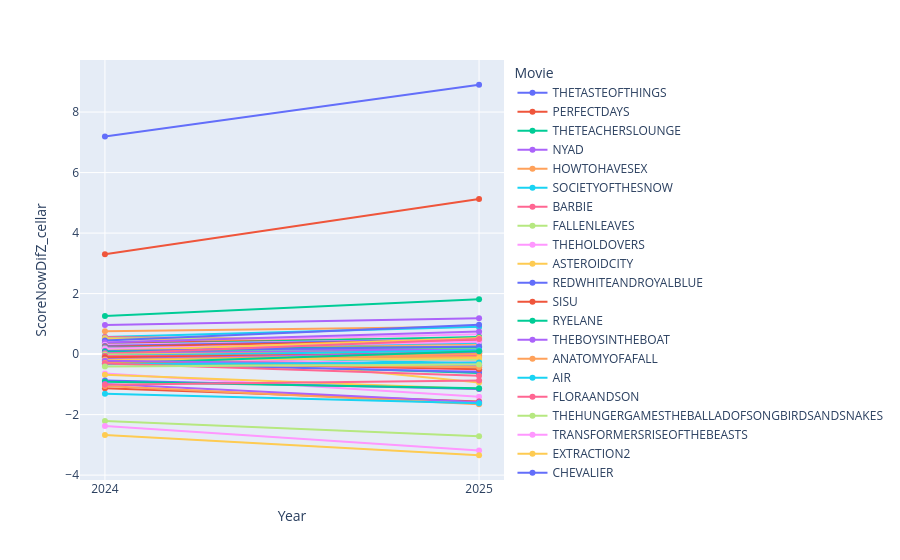

Write notebook code for a chart like this one.
### Code cell
fig = px.line(flat_cellar_long, x="year", y="ScoreNowDifZ_cellar",color="Movie", markers=True)
fig.update_layout(
    xaxis=dict(
        title = "Year",
        tickvals=[2024, 2025]
    )
)
fig.show()

### Figure 1 — Plotly figure (JSON) as saved in the notebook; plotly's stock layout.template omitted (floating-point values rounded to 4 significant figures)
{"data": [{"hovertemplate": "Movie=THETASTEOFTHINGS<br>year=%{x}<br>ScoreNowDifZ_cellar=%{y}<extra></extra>", "legendgroup": "THETASTEOFTHINGS", "line": {"color": "#636efa", "dash": "solid"}, "marker": {"symbol": "circle"}, "mode": "lines+markers", "name": "THETASTEOFTHINGS", "orientation": "v", "showlegend": true, "type": "scatter", "x": [2024, 2025], "xaxis": "x", "y": [7.194, 8.903], "yaxis": "y"}, {"hovertemplate": "Movie=PERFECTDAYS<br>year=%{x}<br>ScoreNowDifZ_cellar=%{y}<extra></extra>", "legendgroup": "PERFECTDAYS", "line": {"color": "#EF553B", "dash": "solid"}, "marker": {"symbol": "circle"}, "mode": "lines+markers", "name": "PERFECTDAYS", "orientation": "v", "showlegend": true, "type": "scatter", "x": [2024, 2025], "xaxis": "x", "y": [3.301, 5.123], "yaxis": "y"}, {"hovertemplate": "Movie=THETEACHERSLOUNGE<br>year=%{x}<br>ScoreNowDifZ_cellar=%{y}<extra></extra>", "legendgroup": "THETEACHERSLOUNGE", "line": {"color": "#00cc96", "dash": "solid"}, "marker": {"symbol": "circle"}, "mode": "lines+markers", "name": "THETEACHERSLOUNGE", "orientation": "v", "showlegend": true, "type": "scatter", "x": [2024, 2025], "xaxis": "x", "y": [1.262, 1.811], "yaxis": "y"}, {"hovertemplate": "Movie=NYAD<br>year=%{x}<br>ScoreNowDifZ_cellar=%{y}<extra></extra>", "legendgroup": "NYAD", "line": {"color": "#ab63fa", "dash": "solid"}, "marker": {"symbol": "circle"}, "mode": "lines+markers", "name": "NYAD", "orientation": "v", "showlegend": true, "type": "scatter", "x": [2024, 2025], "xaxis": "x", "y": [0.9605, 1.186], "yaxis": "y"}, {"hovertemplate": "Movie=HOWTOHAVESEX<br>year=%{x}<br>ScoreNowDifZ_cellar=%{y}<extra></extra>", "legendgroup": "HOWTOHAVESEX", "line": {"color": "#FFA15A", "dash": "solid"}, "marker": {"symbol": "circle"}, "mode": "lines+markers", "name": "HOWTOHAVESEX", "orientation": "v", "showlegend": true, "type": "scatter", "x": [2024, 2025], "xaxis": "x", "y": [0.7519, 0.9052], "yaxis": "y"}, {"hovertemplate": "Movie=SOCIETYOFTHESNOW<br>year=%{x}<br>ScoreNowDifZ_cellar=%{y}<extra></extra>", "legendgroup": "SOCIETYOFTHESNOW", "line": {"color": "#19d3f3", "dash": "solid"}, "marker": {"symbol": "circle"}, "mode": "lines+markers", "name": "SOCIETYOFTHESNOW", "orientation": "v", "showlegend": true, "type": "scatter", "x": [2024, 2025], "xaxis": "x", "y": [0.5666, 0.9052], "yaxis": "y"}, {"hovertemplate": "Movie=BARBIE<br>year=%{x}<br>ScoreNowDifZ_cellar=%{y}<extra></extra>", "legendgroup": "BARBIE", "line": {"color": "#FF6692", "dash": "solid"}, "marker": {"symbol": "circle"}, "mode": "lines+markers", "name": "BARBIE", "orientation": "v", "showlegend": true, "type": "scatter", "x": [2024, 2025], "xaxis": "x", "y": [0.5666, 0.4366], "yaxis": "y"}, {"hovertemplate": "Movie=FALLENLEAVES<br>year=%{x}<br>ScoreNowDifZ_cellar=%{y}<extra></extra>", "legendgroup": "FALLENLEAVES", "line": {"color": "#B6E880", "dash": "solid"}, "marker": {"symbol": "circle"}, "mode": "lines+markers", "name": "FALLENLEAVES", "orientation": "v", "showlegend": true, "type": "scatter", "x": [2024, 2025], "xaxis": "x", "y": [0.5202, 0.4991], "yaxis": "y"}, {"hovertemplate": "Movie=THEHOLDOVERS<br>year=%{x}<br>ScoreNowDifZ_cellar=%{y}<extra></extra>", "legendgroup": "THEHOLDOVERS", "line": {"color": "#FF97FF", "dash": "solid"}, "marker": {"symbol": "circle"}, "mode": "lines+markers", "name": "THEHOLDOVERS", "orientation": "v", "showlegend": true, "type": "scatter", "x": [2024, 2025], "xaxis": "x", "y": [0.3812, 0.6553], "yaxis": "y"}, {"hovertemplate": "Movie=ASTEROIDCITY<br>year=%{x}<br>ScoreNowDifZ_cellar=%{y}<extra></extra>", "legendgroup": "ASTEROIDCITY", "line": {"color": "#FECB52", "dash": "solid"}, "marker": {"symbol": "circle"}, "mode": "lines+markers", "name": "ASTEROIDCITY", "orientation": "v", "showlegend": true, "type": "scatter", "x": [2024, 2025], "xaxis": "x", "y": [0.497, 0.3741], "yaxis": "y"}, {"hovertemplate": "Movie=REDWHITEANDROYALBLUE<br>year=%{x}<br>ScoreNowDifZ_cellar=%{y}<extra></extra>", "legendgroup": "REDWHITEANDROYALBLUE", "line": {"color": "#636efa", "dash": "solid"}, "marker": {"symbol": "circle"}, "mode": "lines+markers", "name": "REDWHITEANDROYALBLUE", "orientation": "v", "showlegend": true, "type": "scatter", "x": [2024, 2025], "xaxis": "x", "y": [0.4507, 0.9677], "yaxis": "y"}, {"hovertemplate": "Movie=SISU<br>year=%{x}<br>ScoreNowDifZ_cellar=%{y}<extra></extra>", "legendgroup": "SISU", "line": {"color": "#EF553B", "dash": "solid"}, "marker": {"symbol": "circle"}, "mode": "lines+markers", "name": "SISU", "orientation": "v", "showlegend": true, "type": "scatter", "x": [2024, 2025], "xaxis": "x", "y": [0.358, 0.5303], "yaxis": "y"}, {"hovertemplate": "Movie=RYELANE<br>year=%{x}<br>ScoreNowDifZ_cellar=%{y}<extra></extra>", "legendgroup": "RYELANE", "line": {"color": "#00cc96", "dash": "solid"}, "marker": {"symbol": "circle"}, "mode": "lines+markers", "name": "RYELANE", "orientation": "v", "showlegend": true, "type": "scatter", "x": [2024, 2025], "xaxis": "x", "y": [0.3117, 0.5615], "yaxis": "y"}, {"hovertemplate": "Movie=THEBOYSINTHEBOAT<br>year=%{x}<br>ScoreNowDifZ_cellar=%{y}<extra></extra>", "legendgroup": "THEBOYSINTHEBOAT", "line": {"color": "#ab63fa", "dash": "solid"}, "marker": {"symbol": "circle"}, "mode": "lines+markers", "name": "THEBOYSINTHEBOAT", "orientation": "v", "showlegend": true, "type": "scatter", "x": [2024, 2025], "xaxis": "x", "y": [0.3812, 0.749], "yaxis": "y"}, {"hovertemplate": "Movie=ANATOMYOFAFALL<br>year=%{x}<br>ScoreNowDifZ_cellar=%{y}<extra></extra>", "legendgroup": "ANATOMYOFAFALL", "line": {"color": "#FFA15A", "dash": "solid"}, "marker": {"symbol": "circle"}, "mode": "lines+markers", "name": "ANATOMYOFAFALL", "orientation": "v", "showlegend": true, "type": "scatter", "x": [2024, 2025], "xaxis": "x", "y": [0.2653, 0.2491], "yaxis": "y"}, {"hovertemplate": "Movie=AIR<br>year=%{x}<br>ScoreNowDifZ_cellar=%{y}<extra></extra>", "legendgroup": "AIR", "line": {"color": "#19d3f3", "dash": "solid"}, "marker": {"symbol": "circle"}, "mode": "lines+markers", "name": "AIR", "orientation": "v", "showlegend": true, "type": "scatter", "x": [2024, 2025], "xaxis": "x", "y": [0.2653, 0.4678], "yaxis": "y"}, {"hovertemplate": "Movie=FLORAANDSON<br>year=%{x}<br>ScoreNowDifZ_cellar=%{y}<extra></extra>", "legendgroup": "FLORAANDSON", "line": {"color": "#FF6692", "dash": "solid"}, "marker": {"symbol": "circle"}, "mode": "lines+markers", "name": "FLORAANDSON", "orientation": "v", "showlegend": true, "type": "scatter", "x": [2024, 2025], "xaxis": "x", "y": [0.2653, 0.4366], "yaxis": "y"}, {"hovertemplate": "Movie=THEHUNGERGAMESTHEBALLADOFSONGBIRDSANDSNAKES<br>year=%{x}<br>ScoreNowDifZ_cellar=%{y}<extra></extra>", "legendgroup": "THEHUNGERGAMESTHEBALLADOFSONGBIRDSANDSNAKES", "line": {"color": "#B6E880", "dash": "solid"}, "marker": {"symbol": "circle"}, "mode": "lines+markers", "name": "THEHUNGERGAMESTHEBALLADOFSONGBIRDSANDSNAKES", "orientation": "v", "showlegend": true, "type": "scatter", "x": [2024, 2025], "xaxis": "x", "y": [0.2885, 0.1554], "yaxis": "y"}, {"hovertemplate": "Movie=TRANSFORMERSRISEOFTHEBEASTS<br>year=%{x}<br>ScoreNowDifZ_cellar=%{y}<extra></extra>", "legendgroup": "TRANSFORMERSRISEOFTHEBEASTS", "line": {"color": "#FF97FF", "dash": "solid"}, "marker": {"symbol": "circle"}, "mode": "lines+markers", "name": "TRANSFORMERSRISEOFTHEBEASTS", "orientation": "v", "showlegend": true, "type": "scatter", "x": [2024, 2025], "xaxis": "x", "y": [0.3117, 0.4991], "yaxis": "y"}, {"hovertemplate": "Movie=EXTRACTION2<br>year=%{x}<br>ScoreNowDifZ_cellar=%{y}<extra></extra>", "legendgroup": "EXTRACTION2", "line": {"color": "#FECB52", "dash": "solid"}, "marker": {"symbol": "circle"}, "mode": "lines+markers", "name": "EXTRACTION2", "orientation": "v", "showlegend": true, "type": "scatter", "x": [2024, 2025], "xaxis": "x", "y": [0.2653, -0.938], "yaxis": "y"}, {"hovertemplate": "Movie=CHEVALIER<br>year=%{x}<br>ScoreNowDifZ_cellar=%{y}<extra></extra>", "legendgroup": "CHEVALIER", "line": {"color": "#636efa", "dash": "solid"}, "marker": {"symbol": "circle"}, "mode": "lines+markers", "name": "CHEVALIER", "orientation": "v", "showlegend": true, "type": "scatter", "x": [2024, 2025], "xaxis": "x", "y": [0.2653, 0.4991], "yaxis": "y"}, {"hovertemplate": "Movie=AHAUNTINGINVENICE<br>year=%{x}<br>ScoreNowDifZ_cellar=%{y}<extra></extra>", "legendgroup": "AHAUNTINGINVENICE", "line": {"color": "#EF553B", "dash": "solid"}, "marker": {"symbol": "circle"}, "mode": "lines+markers", "name": "AHAUNTINGINVENICE", "orientation": "v", "showlegend": true, "type": "scatter", "x": [2024, 2025], "xaxis": "x", "y": [0.2422, 0.4678], "yaxis": "y"}, {"hovertemplate": "Movie=RENFIELD<br>year=%{x}<br>ScoreNowDifZ_cellar=%{y}<extra></extra>", "legendgroup": "RENFIELD", "line": {"color": "#00cc96", "dash": "solid"}, "marker": {"symbol": "circle"}, "mode": "lines+markers", "name": "RENFIELD", "orientation": "v", "showlegend": true, "type": "scatter", "x": [2024, 2025], "xaxis": "x", "y": [0.219, 0.2179], "yaxis": "y"}, {"hovertemplate": "Movie=COCAINEBEAR<br>year=%{x}<br>ScoreNowDifZ_cellar=%{y}<extra></extra>", "legendgroup": "COCAINEBEAR", "line": {"color": "#ab63fa", "dash": "solid"}, "marker": {"symbol": "circle"}, "mode": "lines+markers", "name": "COCAINEBEAR", "orientation": "v", "showlegend": true, "type": "scatter", "x": [2024, 2025], "xaxis": "x", "y": [0.219, 0.1242], "yaxis": "y"}, {"hovertemplate": "Movie=LEAVETHEWORLDBEHIND<br>year=%{x}<br>ScoreNowDifZ_cellar=%{y}<extra></extra>", "legendgroup": "LEAVETHEWORLDBEHIND", "line": {"color": "#FFA15A", "dash": "solid"}, "marker": {"symbol": "circle"}, "mode": "lines+markers", "name": "LEAVETHEWORLDBEHIND", "orientation": "v", "showlegend": true, "type": "scatter", "x": [2024, 2025], "xaxis": "x", "y": [0.1958, 0.3429], "yaxis": "y"}, {"hovertemplate": "Movie=FASTX<br>year=%{x}<br>ScoreNowDifZ_cellar=%{y}<extra></extra>", "legendgroup": "FASTX", "line": {"color": "#19d3f3", "dash": "solid"}, "marker": {"symbol": "circle"}, "mode": "lines+markers", "name": "FASTX", "orientation": "v", "showlegend": true, "type": "scatter", "x": [2024, 2025], "xaxis": "x", "y": [0.1958, 0.3741], "yaxis": "y"}, {"hovertemplate": "Movie=LOCAPITANO<br>year=%{x}<br>ScoreNowDifZ_cellar=%{y}<extra></extra>", "legendgroup": "LOCAPITANO", "line": {"color": "#FF6692", "dash": "solid"}, "marker": {"symbol": "circle"}, "mode": "lines+markers", "name": "LOCAPITANO", "orientation": "v", "showlegend": true, "type": "scatter", "x": [2024, 2025], "xaxis": "x", "y": [0.1726, 0.4366], "yaxis": "y"}, {"hovertemplate": "Movie=SCREAMVI<br>year=%{x}<br>ScoreNowDifZ_cellar=%{y}<extra></extra>", "legendgroup": "SCREAMVI", "line": {"color": "#B6E880", "dash": "solid"}, "marker": {"symbol": "circle"}, "mode": "lines+markers", "name": "SCREAMVI", "orientation": "v", "showlegend": true, "type": "scatter", "x": [2024, 2025], "xaxis": "x", "y": [0.1726, -0.03202], "yaxis": "y"}, {"hovertemplate": "Movie=FLAMINHOT<br>year=%{x}<br>ScoreNowDifZ_cellar=%{y}<extra></extra>", "legendgroup": "FLAMINHOT", "line": {"color": "#FF97FF", "dash": "solid"}, "marker": {"symbol": "circle"}, "mode": "lines+markers", "name": "FLAMINHOT", "orientation": "v", "showlegend": true, "type": "scatter", "x": [2024, 2025], "xaxis": "x", "y": [0.1726, 0.4053], "yaxis": "y"}, {"hovertemplate": "Movie=PASTLIVES<br>year=%{x}<br>ScoreNowDifZ_cellar=%{y}<extra></extra>", "legendgroup": "PASTLIVES", "line": {"color": "#FECB52", "dash": "solid"}, "marker": {"symbol": "circle"}, "mode": "lines+markers", "name": "PASTLIVES", "orientation": "v", "showlegend": true, "type": "scatter", "x": [2024, 2025], "xaxis": "x", "y": [0.1031, 0.5303], "yaxis": "y"}, {"hovertemplate": "Movie=GUARDIANSOFTHEGALAXYVOL3<br>year=%{x}<br>ScoreNowDifZ_cellar=%{y}<extra></extra>", "legendgroup": "GUARDIANSOFTHEGALAXYVOL3", "line": {"color": "#636efa", "dash": "solid"}, "marker": {"symbol": "circle"}, "mode": "lines+markers", "name": "GUARDIANSOFTHEGALAXYVOL3", "orientation": "v", "showlegend": true, "type": "scatter", "x": [2024, 2025], "xaxis": "x", "y": [0.1031, 0.2491], "yaxis": "y"}, {"hovertemplate": "Movie=SPIDERMANACROSSTHESPIDERVERSE<br>year=%{x}<br>ScoreNowDifZ_cellar=%{y}<extra></extra>", "legendgroup": "SPIDERMANACROSSTHESPIDERVERSE", "line": {"color": "#EF553B", "dash": "solid"}, "marker": {"symbol": "circle"}, "mode": "lines+markers", "name": "SPIDERMANACROSSTHESPIDERVERSE", "orientation": "v", "showlegend": true, "type": "scatter", "x": [2024, 2025], "xaxis": "x", "y": [0.05677, 0.09294], "yaxis": "y"}, {"hovertemplate": "Movie=THELASTVOYAGEOFTHEDEMETER<br>year=%{x}<br>ScoreNowDifZ_cellar=%{y}<extra></extra>", "legendgroup": "THELASTVOYAGEOFTHEDEMETER", "line": {"color": "#00cc96", "dash": "solid"}, "marker": {"symbol": "circle"}, "mode": "lines+markers", "name": "THELASTVOYAGEOFTHEDEMETER", "orientation": "v", "showlegend": true, "type": "scatter", "x": [2024, 2025], "xaxis": "x", "y": [0.07995, 0.09294], "yaxis": "y"}, {"hovertemplate": "Movie=CREEDIII<br>year=%{x}<br>ScoreNowDifZ_cellar=%{y}<extra></extra>", "legendgroup": "CREEDIII", "line": {"color": "#ab63fa", "dash": "solid"}, "marker": {"symbol": "circle"}, "mode": "lines+markers", "name": "CREEDIII", "orientation": "v", "showlegend": true, "type": "scatter", "x": [2024, 2025], "xaxis": "x", "y": [0.0336, 0.1242], "yaxis": "y"}, {"hovertemplate": "Movie=AMERICANFICTION<br>year=%{x}<br>ScoreNowDifZ_cellar=%{y}<extra></extra>", "legendgroup": "AMERICANFICTION", "line": {"color": "#FFA15A", "dash": "solid"}, "marker": {"symbol": "circle"}, "mode": "lines+markers", "name": "AMERICANFICTION", "orientation": "v", "showlegend": true, "type": "scatter", "x": [2024, 2025], "xaxis": "x", "y": [-0.01274, 0.09294], "yaxis": "y"}, {"hovertemplate": "Movie=ELCONDE<br>year=%{x}<br>ScoreNowDifZ_cellar=%{y}<extra></extra>", "legendgroup": "ELCONDE", "line": {"color": "#19d3f3", "dash": "solid"}, "marker": {"symbol": "circle"}, "mode": "lines+markers", "name": "ELCONDE", "orientation": "v", "showlegend": true, "type": "scatter", "x": [2024, 2025], "xaxis": "x", "y": [0.01043, -0.3132], "yaxis": "y"}, {"hovertemplate": "Movie=BOSTONSTRANGLER<br>year=%{x}<br>ScoreNowDifZ_cellar=%{y}<extra></extra>", "legendgroup": "BOSTONSTRANGLER", "line": {"color": "#FF6692", "dash": "solid"}, "marker": {"symbol": "circle"}, "mode": "lines+markers", "name": "BOSTONSTRANGLER", "orientation": "v", "showlegend": true, "type": "scatter", "x": [2024, 2025], "xaxis": "x", "y": [0.01043, 0.4991], "yaxis": "y"}, {"hovertemplate": "Movie=BEAUISAFRAID<br>year=%{x}<br>ScoreNowDifZ_cellar=%{y}<extra></extra>", "legendgroup": "BEAUISAFRAID", "line": {"color": "#B6E880", "dash": "solid"}, "marker": {"symbol": "circle"}, "mode": "lines+markers", "name": "BEAUISAFRAID", "orientation": "v", "showlegend": true, "type": "scatter", "x": [2024, 2025], "xaxis": "x", "y": [-0.01274, 0.03046], "yaxis": "y"}, {"hovertemplate": "Movie=GODLAND<br>year=%{x}<br>ScoreNowDifZ_cellar=%{y}<extra></extra>", "legendgroup": "GODLAND", "line": {"color": "#FF97FF", "dash": "solid"}, "marker": {"symbol": "circle"}, "mode": "lines+markers", "name": "GODLAND", "orientation": "v", "showlegend": true, "type": "scatter", "x": [2024, 2025], "xaxis": "x", "y": [-0.05909, -0.2195], "yaxis": "y"}, {"hovertemplate": "Movie=MISSIONIMPOSSIBLEDEADRECKONINGPT1<br>year=%{x}<br>ScoreNowDifZ_cellar=%{y}<extra></extra>", "legendgroup": "MISSIONIMPOSSIBLEDEADRECKONINGPT1", "line": {"color": "#FECB52", "dash": "solid"}, "marker": {"symbol": "circle"}, "mode": "lines+markers", "name": "MISSIONIMPOSSIBLEDEADRECKONINGPT1", "orientation": "v", "showlegend": true, "type": "scatter", "x": [2024, 2025], "xaxis": "x", "y": [-0.08226, -0.4381], "yaxis": "y"}, {"hovertemplate": "Movie=SALTBURN<br>year=%{x}<br>ScoreNowDifZ_cellar=%{y}<extra></extra>", "legendgroup": "SALTBURN", "line": {"color": "#636efa", "dash": "solid"}, "marker": {"symbol": "circle"}, "mode": "lines+markers", "name": "SALTBURN", "orientation": "v", "showlegend": true, "type": "scatter", "x": [2024, 2025], "xaxis": "x", "y": [-0.05909, -0.0945], "yaxis": "y"}, {"hovertemplate": "Movie=THECREATOR<br>year=%{x}<br>ScoreNowDifZ_cellar=%{y}<extra></extra>", "legendgroup": "THECREATOR", "line": {"color": "#EF553B", "dash": "solid"}, "marker": {"symbol": "circle"}, "mode": "lines+markers", "name": "THECREATOR", "orientation": "v", "showlegend": true, "type": "scatter", "x": [2024, 2025], "xaxis": "x", "y": [-0.05909, -0.0945], "yaxis": "y"}, {"hovertemplate": "Movie=DANDDHONORAMONGTHIEVES<br>year=%{x}<br>ScoreNowDifZ_cellar=%{y}<extra></extra>", "legendgroup": "DANDDHONORAMONGTHIEVES", "line": {"color": "#00cc96", "dash": "solid"}, "marker": {"symbol": "circle"}, "mode": "lines+markers", "name": "DANDDHONORAMONGTHIEVES", "orientation": "v", "showlegend": true, "type": "scatter", "x": [2024, 2025], "xaxis": "x", "y": [-0.08226, -0.03202], "yaxis": "y"}, {"hovertemplate": "Movie=BLACKBERRY<br>year=%{x}<br>ScoreNowDifZ_cellar=%{y}<extra></extra>", "legendgroup": "BLACKBERRY", "line": {"color": "#ab63fa", "dash": "solid"}, "marker": {"symbol": "circle"}, "mode": "lines+markers", "name": "BLACKBERRY", "orientation": "v", "showlegend": true, "type": "scatter", "x": [2024, 2025], "xaxis": "x", "y": [-0.1054, -0.3757], "yaxis": "y"}, {"hovertemplate": "Movie=GODZILLAMINUSONE<br>year=%{x}<br>ScoreNowDifZ_cellar=%{y}<extra></extra>", "legendgroup": "GODZILLAMINUSONE", "line": {"color": "#FFA15A", "dash": "solid"}, "marker": {"symbol": "circle"}, "mode": "lines+markers", "name": "GODZILLAMINUSONE", "orientation": "v", "showlegend": true, "type": "scatter", "x": [2024, 2025], "xaxis": "x", "y": [-0.1286, -0.06326], "yaxis": "y"}, {"hovertemplate": "Movie=INDIANAJONESANDTHEDIALOFDESTINY<br>year=%{x}<br>ScoreNowDifZ_cellar=%{y}<extra></extra>", "legendgroup": "INDIANAJONESANDTHEDIALOFDESTINY", "line": {"color": "#19d3f3", "dash": "solid"}, "marker": {"symbol": "circle"}, "mode": "lines+markers", "name": "INDIANAJONESANDTHEDIALOFDESTINY", "orientation": "v", "showlegend": true, "type": "scatter", "x": [2024, 2025], "xaxis": "x", "y": [-0.05909, 0.1242], "yaxis": "y"}, {"hovertemplate": "Movie=KNOCKATTHECABIN<br>year=%{x}<br>ScoreNowDifZ_cellar=%{y}<extra></extra>", "legendgroup": "KNOCKATTHECABIN", "line": {"color": "#FF6692", "dash": "solid"}, "marker": {"symbol": "circle"}, "mode": "lines+markers", "name": "KNOCKATTHECABIN", "orientation": "v", "showlegend": true, "type": "scatter", "x": [2024, 2025], "xaxis": "x", "y": [-0.05909, -0.03202], "yaxis": "y"}, {"hovertemplate": "Movie=JOHNWICK4<br>year=%{x}<br>ScoreNowDifZ_cellar=%{y}<extra></extra>", "legendgroup": "JOHNWICK4", "line": {"color": "#B6E880", "dash": "solid"}, "marker": {"symbol": "circle"}, "mode": "lines+markers", "name": "JOHNWICK4", "orientation": "v", "showlegend": true, "type": "scatter", "x": [2024, 2025], "xaxis": "x", "y": [-0.1518, -0.1882], "yaxis": "y"}, {"hovertemplate": "Movie=MAYDECEMBER<br>year=%{x}<br>ScoreNowDifZ_cellar=%{y}<extra></extra>", "legendgroup": "MAYDECEMBER", "line": {"color": "#FF97FF", "dash": "solid"}, "marker": {"symbol": "circle"}, "mode": "lines+markers", "name": "MAYDECEMBER", "orientation": "v", "showlegend": true, "type": "scatter", "x": [2024, 2025], "xaxis": "x", "y": [-0.1518, -0.3444], "yaxis": "y"}, {"hovertemplate": "Movie=TETRIS<br>year=%{x}<br>ScoreNowDifZ_cellar=%{y}<extra></extra>", "legendgroup": "TETRIS", "line": {"color": "#FECB52", "dash": "solid"}, "marker": {"symbol": "circle"}, "mode": "lines+markers", "name": "TETRIS", "orientation": "v", "showlegend": true, "type": "scatter", "x": [2024, 2025], "xaxis": "x", "y": [-0.1286, 0.03046], "yaxis": "y"}, {"hovertemplate": "Movie=BOTTOMS<br>year=%{x}<br>ScoreNowDifZ_cellar=%{y}<extra></extra>", "legendgroup": "BOTTOMS", "line": {"color": "#636efa", "dash": "solid"}, "marker": {"symbol": "circle"}, "mode": "lines+markers", "name": "BOTTOMS", "orientation": "v", "showlegend": true, "type": "scatter", "x": [2024, 2025], "xaxis": "x", "y": [-0.1518, 0.0617], "yaxis": "y"}, {"hovertemplate": "Movie=NAPOLEON<br>year=%{x}<br>ScoreNowDifZ_cellar=%{y}<extra></extra>", "legendgroup": "NAPOLEON", "line": {"color": "#EF553B", "dash": "solid"}, "marker": {"symbol": "circle"}, "mode": "lines+markers", "name": "NAPOLEON", "orientation": "v", "showlegend": true, "type": "scatter", "x": [2024, 2025], "xaxis": "x", "y": [-0.1054, 0.03046], "yaxis": "y"}, {"hovertemplate": "Movie=OPPENHEIMER<br>year=%{x}<br>ScoreNowDifZ_cellar=%{y}<extra></extra>", "legendgroup": "OPPENHEIMER", "line": {"color": "#00cc96", "dash": "solid"}, "marker": {"symbol": "circle"}, "mode": "lines+markers", "name": "OPPENHEIMER", "orientation": "v", "showlegend": true, "type": "scatter", "x": [2024, 2025], "xaxis": "x", "y": [-0.2213, -0.6256], "yaxis": "y"}, {"hovertemplate": "Movie=GRANTURISMO<br>year=%{x}<br>ScoreNowDifZ_cellar=%{y}<extra></extra>", "legendgroup": "GRANTURISMO", "line": {"color": "#ab63fa", "dash": "solid"}, "marker": {"symbol": "circle"}, "mode": "lines+markers", "name": "GRANTURISMO", "orientation": "v", "showlegend": true, "type": "scatter", "x": [2024, 2025], "xaxis": "x", "y": [-0.175, 0.0617], "yaxis": "y"}, {"hovertemplate": "Movie=CASSANDRO<br>year=%{x}<br>ScoreNowDifZ_cellar=%{y}<extra></extra>", "legendgroup": "CASSANDRO", "line": {"color": "#FFA15A", "dash": "solid"}, "marker": {"symbol": "circle"}, "mode": "lines+markers", "name": "CASSANDRO", "orientation": "v", "showlegend": true, "type": "scatter", "x": [2024, 2025], "xaxis": "x", "y": [-0.1981, -0.000781], "yaxis": "y"}, {"hovertemplate": "Movie=TALKTOME<br>year=%{x}<br>ScoreNowDifZ_cellar=%{y}<extra></extra>", "legendgroup": "TALKTOME", "line": {"color": "#19d3f3", "dash": "solid"}, "marker": {"symbol": "circle"}, "mode": "lines+markers", "name": "TALKTOME", "orientation": "v", "showlegend": true, "type": "scatter", "x": [2024, 2025], "xaxis": "x", "y": [-0.2213, -0.5006], "yaxis": "y"}, {"hovertemplate": "Movie=M3GAN<br>year=%{x}<br>ScoreNowDifZ_cellar=%{y}<extra></extra>", "legendgroup": "M3GAN", "line": {"color": "#FF6692", "dash": "solid"}, "marker": {"symbol": "circle"}, "mode": "lines+markers", "name": "M3GAN", "orientation": "v", "showlegend": true, "type": "scatter", "x": [2024, 2025], "xaxis": "x", "y": [-0.1981, -0.3757], "yaxis": "y"}, {"hovertemplate": "Movie=THEKILLER<br>year=%{x}<br>ScoreNowDifZ_cellar=%{y}<extra></extra>", "legendgroup": "THEKILLER", "line": {"color": "#B6E880", "dash": "solid"}, "marker": {"symbol": "circle"}, "mode": "lines+markers", "name": "THEKILLER", "orientation": "v", "showlegend": true, "type": "scatter", "x": [2024, 2025], "xaxis": "x", "y": [-0.2213, -0.4069], "yaxis": "y"}, {"hovertemplate": "Movie=AREYOUTHEREGODITSMEMARGARET<br>year=%{x}<br>ScoreNowDifZ_cellar=%{y}<extra></extra>", "legendgroup": "AREYOUTHEREGODITSMEMARGARET", "line": {"color": "#FF97FF", "dash": "solid"}, "marker": {"symbol": "circle"}, "mode": "lines+markers", "name": "AREYOUTHEREGODITSMEMARGARET", "orientation": "v", "showlegend": true, "type": "scatter", "x": [2024, 2025], "xaxis": "x", "y": [-0.2676, -0.5319], "yaxis": "y"}, {"hovertemplate": "Movie=THELITTLEMERMAID<br>year=%{x}<br>ScoreNowDifZ_cellar=%{y}<extra></extra>", "legendgroup": "THELITTLEMERMAID", "line": {"color": "#FECB52", "dash": "solid"}, "marker": {"symbol": "circle"}, "mode": "lines+markers", "name": "THELITTLEMERMAID", "orientation": "v", "showlegend": true, "type": "scatter", "x": [2024, 2025], "xaxis": "x", "y": [-0.1981, -0.1257], "yaxis": "y"}, {"hovertemplate": "Movie=KILLERSOFTHEFLOWERMOON<br>year=%{x}<br>ScoreNowDifZ_cellar=%{y}<extra></extra>", "legendgroup": "KILLERSOFTHEFLOWERMOON", "line": {"color": "#636efa", "dash": "solid"}, "marker": {"symbol": "circle"}, "mode": "lines+markers", "name": "KILLERSOFTHEFLOWERMOON", "orientation": "v", "showlegend": true, "type": "scatter", "x": [2024, 2025], "xaxis": "x", "y": [-0.314, -0.5943], "yaxis": "y"}, {"hovertemplate": "Movie=BLUEBEETLE<br>year=%{x}<br>ScoreNowDifZ_cellar=%{y}<extra></extra>", "legendgroup": "BLUEBEETLE", "line": {"color": "#EF553B", "dash": "solid"}, "marker": {"symbol": "circle"}, "mode": "lines+markers", "name": "BLUEBEETLE", "orientation": "v", "showlegend": true, "type": "scatter", "x": [2024, 2025], "xaxis": "x", "y": [-0.2445, -0.5006], "yaxis": "y"}, {"hovertemplate": "Movie=PRISCILLA<br>year=%{x}<br>ScoreNowDifZ_cellar=%{y}<extra></extra>", "legendgroup": "PRISCILLA", "line": {"color": "#00cc96", "dash": "solid"}, "marker": {"symbol": "circle"}, "mode": "lines+markers", "name": "PRISCILLA", "orientation": "v", "showlegend": true, "type": "scatter", "x": [2024, 2025], "xaxis": "x", "y": [-0.314, 0.09294], "yaxis": "y"}, {"hovertemplate": "Movie=SHAZAMFURYOFTHEGODS<br>year=%{x}<br>ScoreNowDifZ_cellar=%{y}<extra></extra>", "legendgroup": "SHAZAMFURYOFTHEGODS", "line": {"color": "#ab63fa", "dash": "solid"}, "marker": {"symbol": "circle"}, "mode": "lines+markers", "name": "SHAZAMFURYOFTHEGODS", "orientation": "v", "showlegend": true, "type": "scatter", "x": [2024, 2025], "xaxis": "x", "y": [-0.2213, -0.3757], "yaxis": "y"}, {"hovertemplate": "Movie=ANYONEBUTYOU<br>year=%{x}<br>ScoreNowDifZ_cellar=%{y}<extra></extra>", "legendgroup": "ANYONEBUTYOU", "line": {"color": "#FFA15A", "dash": "solid"}, "marker": {"symbol": "circle"}, "mode": "lines+markers", "name": "ANYONEBUTYOU", "orientation": "v", "showlegend": true, "type": "scatter", "x": [2024, 2025], "xaxis": "x", "y": [-0.2908, -0.4381], "yaxis": "y"}, {"hovertemplate": "Movie=EILEEN<br>year=%{x}<br>ScoreNowDifZ_cellar=%{y}<extra></extra>", "legendgroup": "EILEEN", "line": {"color": "#19d3f3", "dash": "solid"}, "marker": {"symbol": "circle"}, "mode": "lines+markers", "name": "EILEEN", "orientation": "v", "showlegend": true, "type": "scatter", "x": [2024, 2025], "xaxis": "x", "y": [-0.3372, -0.2819], "yaxis": "y"}, {"hovertemplate": "Movie=THEFLASH<br>year=%{x}<br>ScoreNowDifZ_cellar=%{y}<extra></extra>", "legendgroup": "THEFLASH", "line": {"color": "#FF6692", "dash": "solid"}, "marker": {"symbol": "circle"}, "mode": "lines+markers", "name": "THEFLASH", "orientation": "v", "showlegend": true, "type": "scatter", "x": [2024, 2025], "xaxis": "x", "y": [-0.314, -0.7193], "yaxis": "y"}, {"hovertemplate": "Movie=THEEQUALIZER3<br>year=%{x}<br>ScoreNowDifZ_cellar=%{y}<extra></extra>", "legendgroup": "THEEQUALIZER3", "line": {"color": "#B6E880", "dash": "solid"}, "marker": {"symbol": "circle"}, "mode": "lines+markers", "name": "THEEQUALIZER3", "orientation": "v", "showlegend": true, "type": "scatter", "x": [2024, 2025], "xaxis": "x", "y": [-0.4067, -0.3444], "yaxis": "y"}, {"hovertemplate": "Movie=THEMARVELS<br>year=%{x}<br>ScoreNowDifZ_cellar=%{y}<extra></extra>", "legendgroup": "THEMARVELS", "line": {"color": "#FF97FF", "dash": "solid"}, "marker": {"symbol": "circle"}, "mode": "lines+markers", "name": "THEMARVELS", "orientation": "v", "showlegend": true, "type": "scatter", "x": [2024, 2025], "xaxis": "x", "y": [-0.6384, -1.407], "yaxis": "y"}, {"hovertemplate": "Movie=ANTMANANDTHEWASPQUANTUMANIA<br>year=%{x}<br>ScoreNowDifZ_cellar=%{y}<extra></extra>", "legendgroup": "ANTMANANDTHEWASPQUANTUMANIA", "line": {"color": "#FECB52", "dash": "solid"}, "marker": {"symbol": "circle"}, "mode": "lines+markers", "name": "ANTMANANDTHEWASPQUANTUMANIA", "orientation": "v", "showlegend": true, "type": "scatter", "x": [2024, 2025], "xaxis": "x", "y": [-0.6847, -1.157], "yaxis": "y"}, {"hovertemplate": "Movie=RUSTIN<br>year=%{x}<br>ScoreNowDifZ_cellar=%{y}<extra></extra>", "legendgroup": "RUSTIN", "line": {"color": "#636efa", "dash": "solid"}, "marker": {"symbol": "circle"}, "mode": "lines+markers", "name": "RUSTIN", "orientation": "v", "showlegend": true, "type": "scatter", "x": [2024, 2025], "xaxis": "x", "y": [-0.8701, -1.157], "yaxis": "y"}, {"hovertemplate": "Movie=ALLOFUSSTRANGERS<br>year=%{x}<br>ScoreNowDifZ_cellar=%{y}<extra></extra>", "legendgroup": "ALLOFUSSTRANGERS", "line": {"color": "#EF553B", "dash": "solid"}, "marker": {"symbol": "circle"}, "mode": "lines+markers", "name": "ALLOFUSSTRANGERS", "orientation": "v", "showlegend": true, "type": "scatter", "x": [2024, 2025], "xaxis": "x", "y": [-1.125, -1.563], "yaxis": "y"}, {"hovertemplate": "Movie=MAESTRO<br>year=%{x}<br>ScoreNowDifZ_cellar=%{y}<extra></extra>", "legendgroup": "MAESTRO", "line": {"color": "#00cc96", "dash": "solid"}, "marker": {"symbol": "circle"}, "mode": "lines+markers", "name": "MAESTRO", "orientation": "v", "showlegend": true, "type": "scatter", "x": [2024, 2025], "xaxis": "x", "y": [-0.9165, -1.125], "yaxis": "y"}, {"hovertemplate": "Movie=FERRARI<br>year=%{x}<br>ScoreNowDifZ_cellar=%{y}<extra></extra>", "legendgroup": "FERRARI", "line": {"color": "#ab63fa", "dash": "solid"}, "marker": {"symbol": "circle"}, "mode": "lines+markers", "name": "FERRARI", "orientation": "v", "showlegend": true, "type": "scatter", "x": [2024, 2025], "xaxis": "x", "y": [-0.986, -1.594], "yaxis": "y"}, {"hovertemplate": "Movie=WONKA<br>year=%{x}<br>ScoreNowDifZ_cellar=%{y}<extra></extra>", "legendgroup": "WONKA", "line": {"color": "#FFA15A", "dash": "solid"}, "marker": {"symbol": "circle"}, "mode": "lines+markers", "name": "WONKA", "orientation": "v", "showlegend": true, "type": "scatter", "x": [2024, 2025], "xaxis": "x", "y": [-1.056, -1.657], "yaxis": "y"}, {"hovertemplate": "Movie=THEIRONCLAW<br>year=%{x}<br>ScoreNowDifZ_cellar=%{y}<extra></extra>", "legendgroup": "THEIRONCLAW", "line": {"color": "#19d3f3", "dash": "solid"}, "marker": {"symbol": "circle"}, "mode": "lines+markers", "name": "THEIRONCLAW", "orientation": "v", "showlegend": true, "type": "scatter", "x": [2024, 2025], "xaxis": "x", "y": [-1.31, -1.625], "yaxis": "y"}, {"hovertemplate": "Movie=GOLDA<br>year=%{x}<br>ScoreNowDifZ_cellar=%{y}<extra></extra>", "legendgroup": "GOLDA", "line": {"color": "#FF6692", "dash": "solid"}, "marker": {"symbol": "circle"}, "mode": "lines+markers", "name": "GOLDA", "orientation": "v", "showlegend": true, "type": "scatter", "x": [2024, 2025], "xaxis": "x", "y": [-1.009, -0.8755], "yaxis": "y"}, {"hovertemplate": "Movie=POORTHINGS<br>year=%{x}<br>ScoreNowDifZ_cellar=%{y}<extra></extra>", "legendgroup": "POORTHINGS", "line": {"color": "#B6E880", "dash": "solid"}, "marker": {"symbol": "circle"}, "mode": "lines+markers", "name": "POORTHINGS", "orientation": "v", "showlegend": true, "type": "scatter", "x": [2024, 2025], "xaxis": "x", "y": [-2.214, -2.719], "yaxis": "y"}, {"hovertemplate": "Movie=THECOLORPURPLE<br>year=%{x}<br>ScoreNowDifZ_cellar=%{y}<extra></extra>", "legendgroup": "THECOLORPURPLE", "line": {"color": "#FF97FF", "dash": "solid"}, "marker": {"symbol": "circle"}, "mode": "lines+markers", "name": "THECOLORPURPLE", "orientation": "v", "showlegend": true, "type": "scatter", "x": [2024, 2025], "xaxis": "x", "y": [-2.376, -3.187], "yaxis": "y"}, {"hovertemplate": "Movie=THEZONEOFINTEREST<br>year=%{x}<br>ScoreNowDifZ_cellar=%{y}<extra></extra>", "legendgroup": "THEZONEOFINTEREST", "line": {"color": "#FECB52", "dash": "solid"}, "marker": {"symbol": "circle"}, "mode": "lines+markers", "name": "THEZONEOFINTEREST", "orientation": "v", "showlegend": true, "type": "scatter", "x": [2024, 2025], "xaxis": "x", "y": [-2.678, -3.343], "yaxis": "y"}], "layout": {"legend": {"title": {"text": "Movie"}, "tracegroupgap": 0}, "margin": {"t": 60}, "xaxis": {"anchor": "y", "domain": [0, 1], "tickvals": [2024, 2025], "title": {"text": "Year"}}, "yaxis": {"anchor": "x", "domain": [0, 1], "title": {"text": "ScoreNowDifZ_cellar"}}}}
